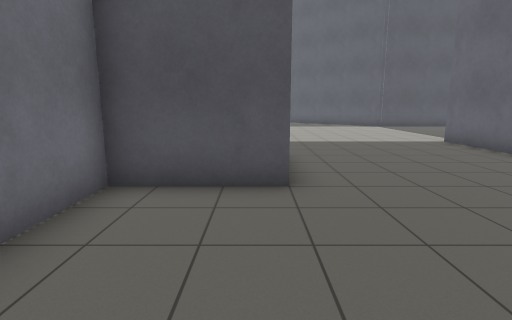
[1] (above)

21 first-person views from a walk through a robot-simulator world made for Gazebo. The camera is 1.2 m above the floor, tilts 10° down and sees 80° across. The floor is counted in squares, 1 m on a side. Each view is taken from the middle of a square. On the plan, view 1 faces up. The plan holds only what a view shows up to about 13 squares ahead; the rest is blank.

[2]
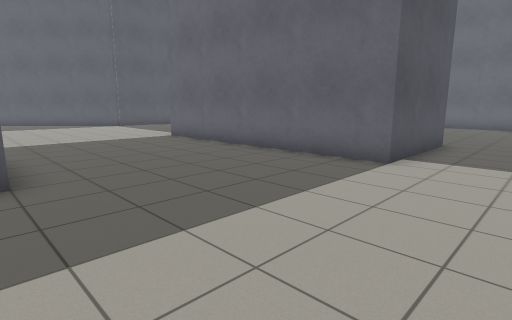

[3]
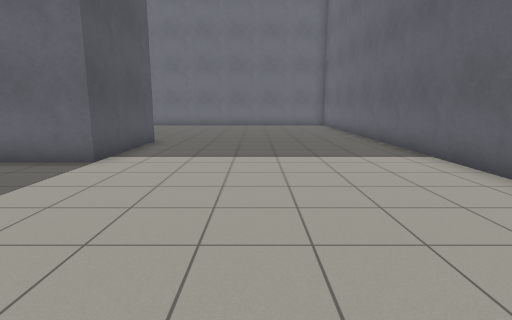

[4]
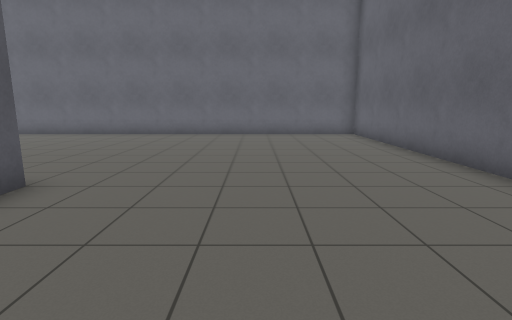

[5]
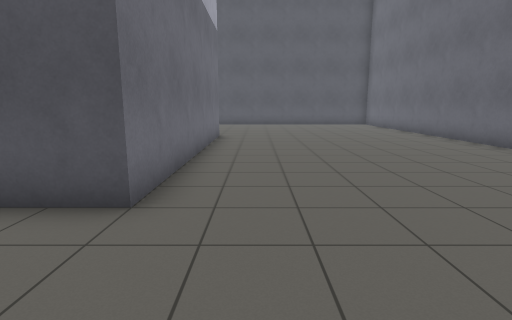

[6]
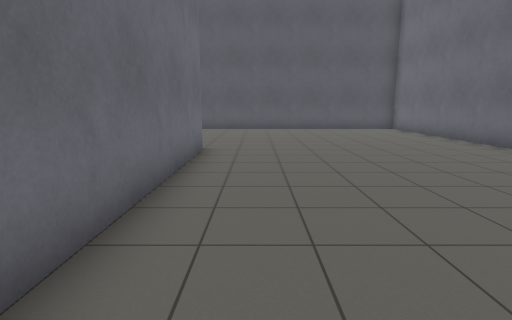

[7]
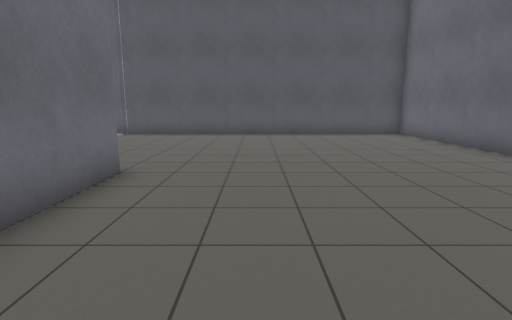

[8]
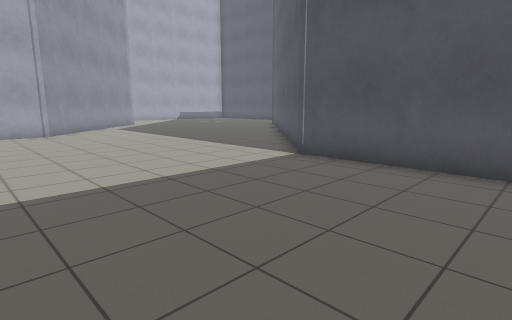

[9]
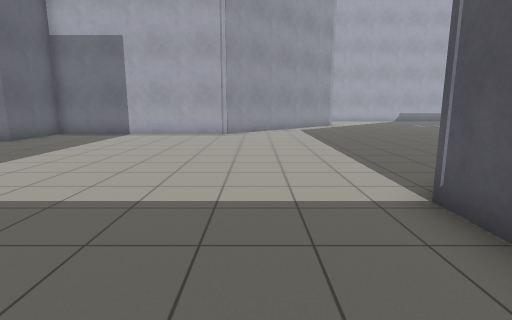

[10]
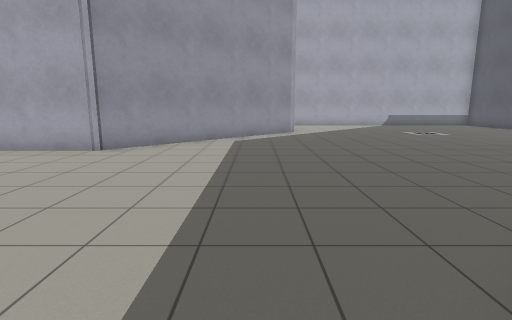

[11]
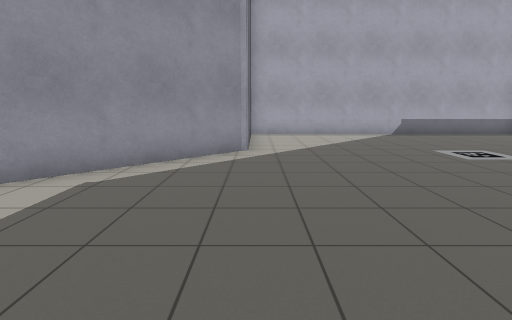

[12]
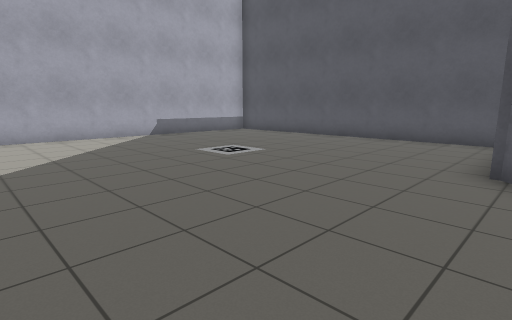

[13]
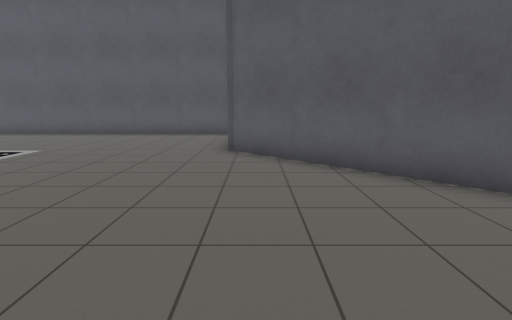

[14]
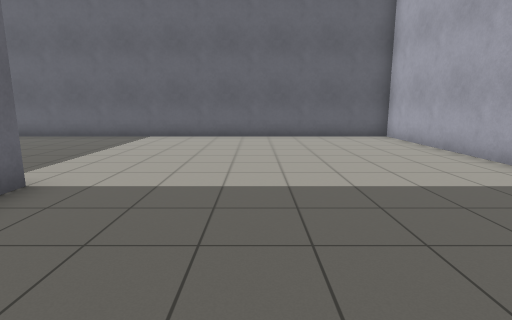

[15]
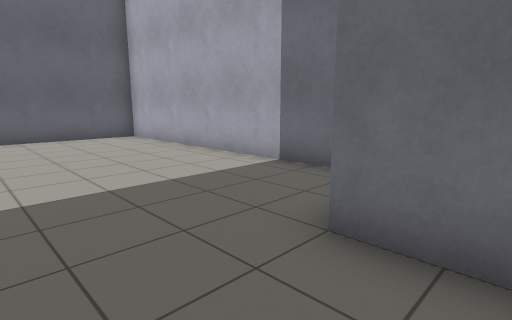

[16]
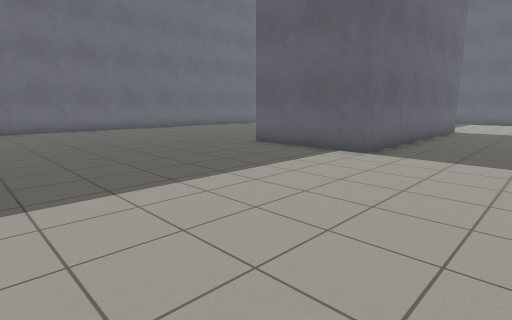

[17]
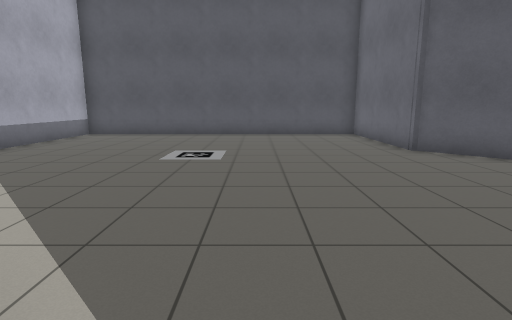

[18]
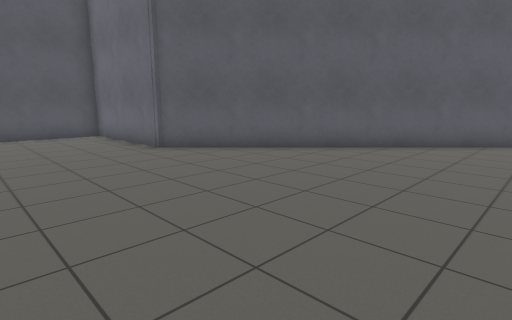

[19]
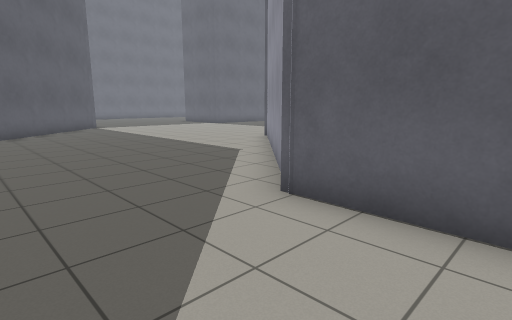

[20]
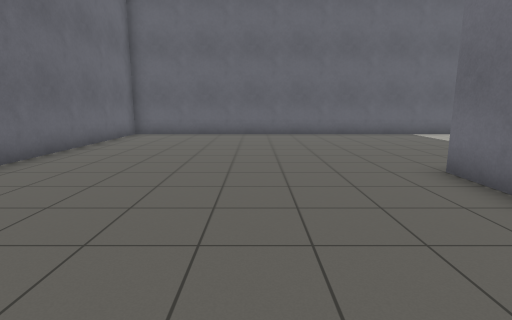

[21]
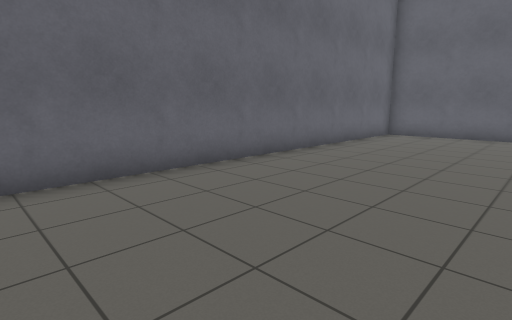

### Floor plan
Key: @ floor where view 1 was taken; # wall or solid block; . floor; B grey box; P grey post.
Columns run from 13 left of view 1 to 20 right of it. Each row starts with its distance up from view 1.
 32 #############
 31 #...........#
 30 #...........#
 29 #...........#
 28 #...........#
 27 #...........##
 26 #............##
 25 #.............##
 24 #..............##
 23 #...............##
 22 #................##
 21 #.................##
 20 ######.............##
 19      ##.............##
 18       ##.............#############
 17        ##........................#
 16         ##.......................#
 15          ##......................#
 14           ##.....................#
 13            #.....................#
 12            #.....................#
 11            #.....................#
 10            #........BBBB.........#
  9            #........B  B.........#
  8            #........B  B.........#
  7            PPP......B  B.........#
  6              P......B  B.........#
  5            PPP......B  B.........#
  4            #........B  B.........#
  3            #........B  B.........#
  2            #........BBBB.........#
  1            #.....................#
  0            #.@...................#
 -1            #.....................#
 -2            #.....................#
 -3            #.....................#
 -4            #.....................#
 -5            #.....................#
 -6            #.....................#
 -7            #######################

Where each view was taken, in squares from view 1:
view 1: 0 up, 0 right, facing up
view 2: 1 down, 0 right, facing up-right
view 3: 2 down, 0 right, facing right
view 4: 2 down, 6 right, facing right
view 5: 2 down, 12 right, facing up
view 6: 2 up, 12 right, facing up
view 7: 5 up, 13 right, facing up
view 8: 12 up, 12 right, facing up-left
view 9: 16 up, 11 right, facing left
view 10: 19 up, 6 right, facing left
view 11: 21 up, 0 right, facing left
view 12: 21 up, 1 left, facing up-left
view 13: 19 up, 1 left, facing up
view 14: 6 up, 3 right, facing down
view 15: 6 up, 3 right, facing down-left
view 16: 18 up, 3 right, facing down-right
view 17: 19 up, 6 left, facing up
view 18: 19 up, 6 left, facing up-right
view 19: 24 up, 11 left, facing down-right
view 20: 7 up, 14 right, facing down
view 21: 7 up, 14 right, facing down-right
